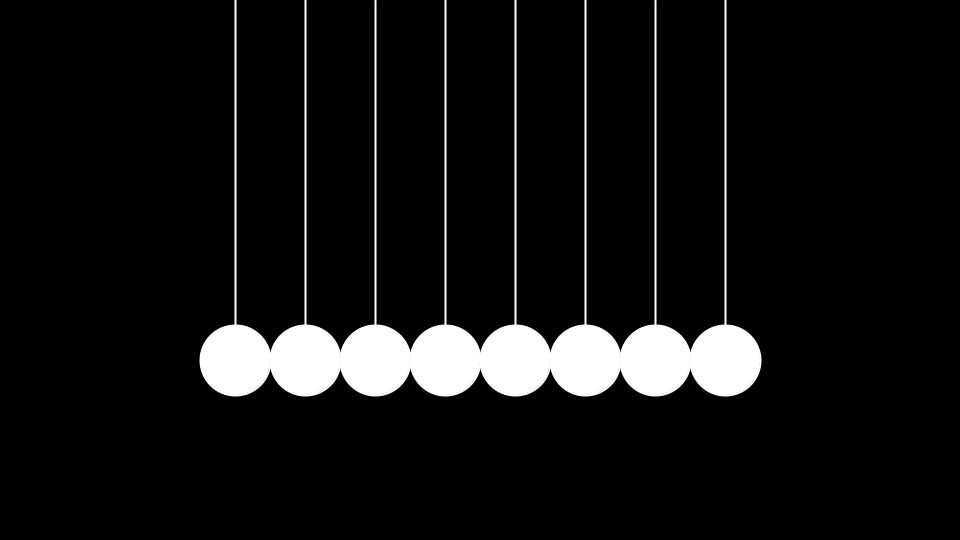
Frame 1 (no input)
Frame 60 (the mouse pressed at the canvas centre just before this capture): identical to frame 1, image omitted
Frame 120 (the mouse held since frame 60 and released just before this capture): identical to frame 1, image omitted

The Processing sketch that drew this single still picture (run headless with seeded random() and noise(); from frame 60 on, the mouse is pressed at the canvas centre):

// Processing sketch: Pendulum
// ── Pendulum.pde
float diameter = 70;
float angle = 90;
int direction = 1;

void setup()
{
  size(960, 540);
  smooth();
  stroke(255);
  strokeWeight(2);
  ellipseMode(CENTER);
}

void draw()
{
  background(0);
  
  pushMatrix();
  translate(width/2, height/3*2);
  
  line(-245, 0, -245, -360);
  ellipse(-245, 0, diameter, diameter);
  
  line(-175, 0, -175, -360);
  ellipse(-175, 0, diameter, diameter);
  
  line(-105, 0, -105, -360);
  ellipse(-105, 0, diameter, diameter);
  
  line(-35, 0, -35, -360);
  ellipse(-35, 0, diameter, diameter);
  
  line(35, 0, 35, -360);
  ellipse(35, 0, diameter, diameter);
  
  line(105, 0, 105, -360);
  ellipse(105, 0, diameter, diameter);
  
  line(175, 0, 175, -360);
  ellipse(175, 0, diameter, diameter);
  
  line(245, 0, 245, -360);
  ellipse(245, 0, diameter, diameter);
  popMatrix();
  
  pushMatrix();
  translate(135, 0);
  if(angle > 135 || angle < 90)
  {
    direction = -direction;
  }
  rotate(radians(angle));
  angle += 1*direction;
  popMatrix();
}
